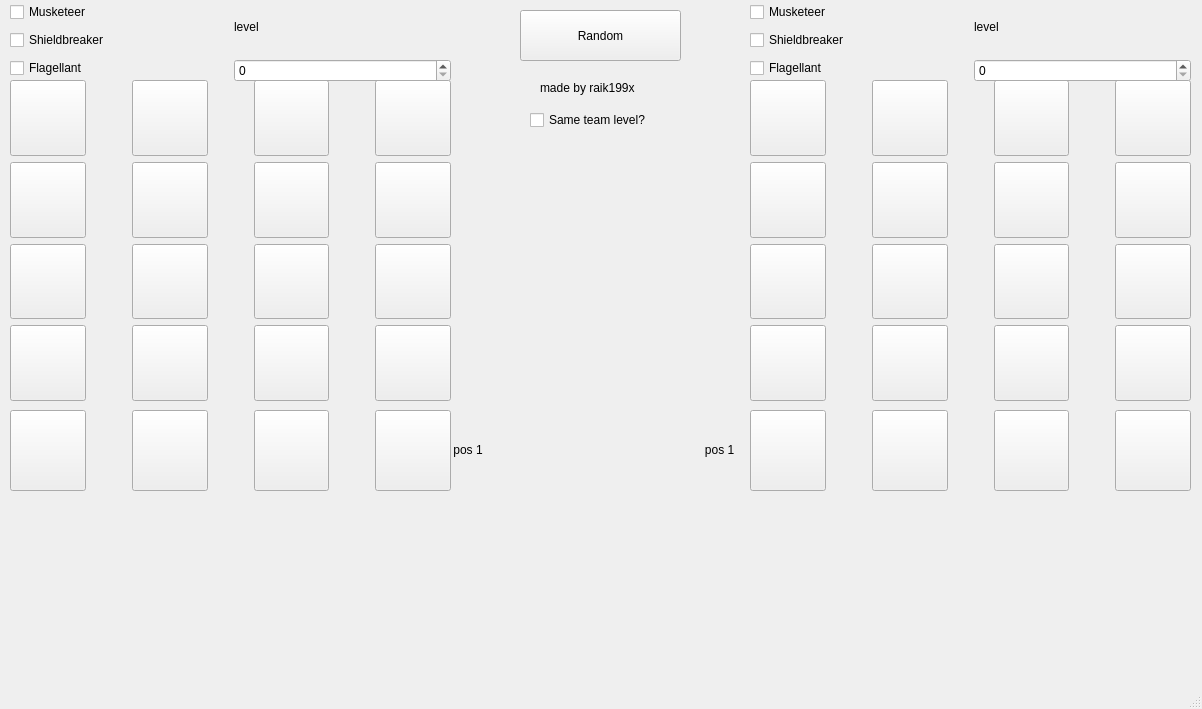
<?xml version="1.0" encoding="UTF-8"?>
<ui version="4.0">
 <class>MainWindow</class>
 <widget class="QMainWindow" name="MainWindow">
  <property name="geometry">
   <rect>
    <x>0</x>
    <y>0</y>
    <width>1202</width>
    <height>709</height>
   </rect>
  </property>
  <property name="windowTitle">
   <string>Butcher Circus Randomizer</string>
  </property>
  <widget class="QWidget" name="centralwidget">
   <widget class="QLabel" name="image">
    <property name="geometry">
     <rect>
      <x>0</x>
      <y>0</y>
      <width>1203</width>
      <height>677</height>
     </rect>
    </property>
    <property name="text">
     <string/>
    </property>
    <property name="pixmap">
     <pixmap resource="resources.qrc">:/banner/main_menu.png</pixmap>
    </property>
   </widget>
   <widget class="QPushButton" name="doRandom">
    <property name="geometry">
     <rect>
      <x>520</x>
      <y>10</y>
      <width>161</width>
      <height>51</height>
     </rect>
    </property>
    <property name="text">
     <string>Random</string>
    </property>
   </widget>
   <widget class="QWidget" name="layoutWidget">
    <property name="geometry">
     <rect>
      <x>750</x>
      <y>410</y>
      <width>441</width>
      <height>81</height>
     </rect>
    </property>
    <layout class="QHBoxLayout" name="secondTeam">
     <item>
      <widget class="QPushButton" name="hero5">
       <property name="sizePolicy">
        <sizepolicy hsizetype="Preferred" vsizetype="Preferred">
         <horstretch>0</horstretch>
         <verstretch>0</verstretch>
        </sizepolicy>
       </property>
       <property name="text">
        <string/>
       </property>
      </widget>
     </item>
     <item>
      <spacer name="horizontalSpacer_10">
       <property name="orientation">
        <enum>Qt::Horizontal</enum>
       </property>
       <property name="sizeType">
        <enum>QSizePolicy::Fixed</enum>
       </property>
       <property name="sizeHint" stdset="0">
        <size>
         <width>40</width>
         <height>10</height>
        </size>
       </property>
      </spacer>
     </item>
     <item>
      <widget class="QPushButton" name="hero6">
       <property name="sizePolicy">
        <sizepolicy hsizetype="Preferred" vsizetype="Preferred">
         <horstretch>0</horstretch>
         <verstretch>0</verstretch>
        </sizepolicy>
       </property>
       <property name="text">
        <string/>
       </property>
      </widget>
     </item>
     <item>
      <spacer name="horizontalSpacer_11">
       <property name="orientation">
        <enum>Qt::Horizontal</enum>
       </property>
       <property name="sizeType">
        <enum>QSizePolicy::Fixed</enum>
       </property>
       <property name="sizeHint" stdset="0">
        <size>
         <width>40</width>
         <height>10</height>
        </size>
       </property>
      </spacer>
     </item>
     <item>
      <widget class="QPushButton" name="hero7">
       <property name="sizePolicy">
        <sizepolicy hsizetype="Preferred" vsizetype="Preferred">
         <horstretch>0</horstretch>
         <verstretch>0</verstretch>
        </sizepolicy>
       </property>
       <property name="text">
        <string/>
       </property>
      </widget>
     </item>
     <item>
      <spacer name="horizontalSpacer_12">
       <property name="orientation">
        <enum>Qt::Horizontal</enum>
       </property>
       <property name="sizeType">
        <enum>QSizePolicy::Fixed</enum>
       </property>
       <property name="sizeHint" stdset="0">
        <size>
         <width>40</width>
         <height>10</height>
        </size>
       </property>
      </spacer>
     </item>
     <item>
      <widget class="QPushButton" name="hero8">
       <property name="sizePolicy">
        <sizepolicy hsizetype="Preferred" vsizetype="Preferred">
         <horstretch>0</horstretch>
         <verstretch>0</verstretch>
        </sizepolicy>
       </property>
       <property name="text">
        <string/>
       </property>
      </widget>
     </item>
    </layout>
   </widget>
   <widget class="QWidget" name="layoutWidget">
    <property name="geometry">
     <rect>
      <x>10</x>
      <y>410</y>
      <width>441</width>
      <height>81</height>
     </rect>
    </property>
    <layout class="QHBoxLayout" name="firstTeam">
     <item>
      <widget class="QPushButton" name="hero1">
       <property name="sizePolicy">
        <sizepolicy hsizetype="Preferred" vsizetype="Preferred">
         <horstretch>0</horstretch>
         <verstretch>0</verstretch>
        </sizepolicy>
       </property>
       <property name="text">
        <string/>
       </property>
      </widget>
     </item>
     <item>
      <spacer name="horizontalSpacer_7">
       <property name="orientation">
        <enum>Qt::Horizontal</enum>
       </property>
       <property name="sizeType">
        <enum>QSizePolicy::Fixed</enum>
       </property>
       <property name="sizeHint" stdset="0">
        <size>
         <width>40</width>
         <height>10</height>
        </size>
       </property>
      </spacer>
     </item>
     <item>
      <widget class="QPushButton" name="hero2">
       <property name="sizePolicy">
        <sizepolicy hsizetype="Preferred" vsizetype="Preferred">
         <horstretch>0</horstretch>
         <verstretch>0</verstretch>
        </sizepolicy>
       </property>
       <property name="text">
        <string/>
       </property>
      </widget>
     </item>
     <item>
      <spacer name="horizontalSpacer_8">
       <property name="orientation">
        <enum>Qt::Horizontal</enum>
       </property>
       <property name="sizeType">
        <enum>QSizePolicy::Fixed</enum>
       </property>
       <property name="sizeHint" stdset="0">
        <size>
         <width>40</width>
         <height>10</height>
        </size>
       </property>
      </spacer>
     </item>
     <item>
      <widget class="QPushButton" name="hero3">
       <property name="sizePolicy">
        <sizepolicy hsizetype="Preferred" vsizetype="Preferred">
         <horstretch>0</horstretch>
         <verstretch>0</verstretch>
        </sizepolicy>
       </property>
       <property name="text">
        <string/>
       </property>
      </widget>
     </item>
     <item>
      <spacer name="horizontalSpacer_9">
       <property name="orientation">
        <enum>Qt::Horizontal</enum>
       </property>
       <property name="sizeType">
        <enum>QSizePolicy::Fixed</enum>
       </property>
       <property name="sizeHint" stdset="0">
        <size>
         <width>40</width>
         <height>10</height>
        </size>
       </property>
      </spacer>
     </item>
     <item>
      <widget class="QPushButton" name="hero4">
       <property name="sizePolicy">
        <sizepolicy hsizetype="Preferred" vsizetype="Preferred">
         <horstretch>0</horstretch>
         <verstretch>0</verstretch>
        </sizepolicy>
       </property>
       <property name="text">
        <string/>
       </property>
      </widget>
     </item>
    </layout>
   </widget>
   <widget class="QLabel" name="infoAboutMe">
    <property name="geometry">
     <rect>
      <x>540</x>
      <y>80</y>
      <width>131</width>
      <height>16</height>
     </rect>
    </property>
    <property name="text">
     <string>made by raik199x</string>
    </property>
   </widget>
   <widget class="QWidget" name="horizontalLayoutWidget">
    <property name="geometry">
     <rect>
      <x>10</x>
      <y>80</y>
      <width>441</width>
      <height>321</height>
     </rect>
    </property>
    <layout class="QHBoxLayout" name="horizontalLayout">
     <item>
      <layout class="QVBoxLayout" name="verticalLayout_2">
       <item>
        <widget class="QPushButton" name="s1_1">
         <property name="sizePolicy">
          <sizepolicy hsizetype="Preferred" vsizetype="Preferred">
           <horstretch>0</horstretch>
           <verstretch>0</verstretch>
          </sizepolicy>
         </property>
         <property name="text">
          <string/>
         </property>
        </widget>
       </item>
       <item>
        <widget class="QPushButton" name="s1_2">
         <property name="sizePolicy">
          <sizepolicy hsizetype="Preferred" vsizetype="Preferred">
           <horstretch>0</horstretch>
           <verstretch>0</verstretch>
          </sizepolicy>
         </property>
         <property name="text">
          <string/>
         </property>
        </widget>
       </item>
       <item>
        <widget class="QPushButton" name="s1_3">
         <property name="sizePolicy">
          <sizepolicy hsizetype="Preferred" vsizetype="Preferred">
           <horstretch>0</horstretch>
           <verstretch>0</verstretch>
          </sizepolicy>
         </property>
         <property name="text">
          <string/>
         </property>
        </widget>
       </item>
       <item>
        <widget class="QPushButton" name="s1_4">
         <property name="sizePolicy">
          <sizepolicy hsizetype="Preferred" vsizetype="Preferred">
           <horstretch>0</horstretch>
           <verstretch>0</verstretch>
          </sizepolicy>
         </property>
         <property name="text">
          <string/>
         </property>
        </widget>
       </item>
      </layout>
     </item>
     <item>
      <spacer name="horizontalSpacer">
       <property name="orientation">
        <enum>Qt::Horizontal</enum>
       </property>
       <property name="sizeType">
        <enum>QSizePolicy::Fixed</enum>
       </property>
       <property name="sizeHint" stdset="0">
        <size>
         <width>40</width>
         <height>10</height>
        </size>
       </property>
      </spacer>
     </item>
     <item>
      <layout class="QVBoxLayout" name="verticalLayout_3">
       <item>
        <widget class="QPushButton" name="s2_1">
         <property name="sizePolicy">
          <sizepolicy hsizetype="Preferred" vsizetype="Preferred">
           <horstretch>0</horstretch>
           <verstretch>0</verstretch>
          </sizepolicy>
         </property>
         <property name="text">
          <string/>
         </property>
        </widget>
       </item>
       <item>
        <widget class="QPushButton" name="s2_2">
         <property name="sizePolicy">
          <sizepolicy hsizetype="Preferred" vsizetype="Preferred">
           <horstretch>0</horstretch>
           <verstretch>0</verstretch>
          </sizepolicy>
         </property>
         <property name="text">
          <string/>
         </property>
        </widget>
       </item>
       <item>
        <widget class="QPushButton" name="s2_3">
         <property name="sizePolicy">
          <sizepolicy hsizetype="Preferred" vsizetype="Preferred">
           <horstretch>0</horstretch>
           <verstretch>0</verstretch>
          </sizepolicy>
         </property>
         <property name="text">
          <string/>
         </property>
        </widget>
       </item>
       <item>
        <widget class="QPushButton" name="s2_4">
         <property name="sizePolicy">
          <sizepolicy hsizetype="Preferred" vsizetype="Preferred">
           <horstretch>0</horstretch>
           <verstretch>0</verstretch>
          </sizepolicy>
         </property>
         <property name="text">
          <string/>
         </property>
        </widget>
       </item>
      </layout>
     </item>
     <item>
      <spacer name="horizontalSpacer_2">
       <property name="orientation">
        <enum>Qt::Horizontal</enum>
       </property>
       <property name="sizeType">
        <enum>QSizePolicy::Fixed</enum>
       </property>
       <property name="sizeHint" stdset="0">
        <size>
         <width>40</width>
         <height>10</height>
        </size>
       </property>
      </spacer>
     </item>
     <item>
      <layout class="QVBoxLayout" name="verticalLayout_4">
       <item>
        <widget class="QPushButton" name="s3_1">
         <property name="sizePolicy">
          <sizepolicy hsizetype="Preferred" vsizetype="Preferred">
           <horstretch>0</horstretch>
           <verstretch>0</verstretch>
          </sizepolicy>
         </property>
         <property name="text">
          <string/>
         </property>
        </widget>
       </item>
       <item>
        <widget class="QPushButton" name="s3_2">
         <property name="sizePolicy">
          <sizepolicy hsizetype="Preferred" vsizetype="Preferred">
           <horstretch>0</horstretch>
           <verstretch>0</verstretch>
          </sizepolicy>
         </property>
         <property name="text">
          <string/>
         </property>
        </widget>
       </item>
       <item>
        <widget class="QPushButton" name="s3_3">
         <property name="sizePolicy">
          <sizepolicy hsizetype="Preferred" vsizetype="Preferred">
           <horstretch>0</horstretch>
           <verstretch>0</verstretch>
          </sizepolicy>
         </property>
         <property name="text">
          <string/>
         </property>
        </widget>
       </item>
       <item>
        <widget class="QPushButton" name="s3_4">
         <property name="sizePolicy">
          <sizepolicy hsizetype="Preferred" vsizetype="Preferred">
           <horstretch>0</horstretch>
           <verstretch>0</verstretch>
          </sizepolicy>
         </property>
         <property name="text">
          <string/>
         </property>
        </widget>
       </item>
      </layout>
     </item>
     <item>
      <spacer name="horizontalSpacer_3">
       <property name="orientation">
        <enum>Qt::Horizontal</enum>
       </property>
       <property name="sizeType">
        <enum>QSizePolicy::Fixed</enum>
       </property>
       <property name="sizeHint" stdset="0">
        <size>
         <width>40</width>
         <height>10</height>
        </size>
       </property>
      </spacer>
     </item>
     <item>
      <layout class="QVBoxLayout" name="verticalLayout">
       <item>
        <widget class="QPushButton" name="s4_1">
         <property name="sizePolicy">
          <sizepolicy hsizetype="Preferred" vsizetype="Preferred">
           <horstretch>0</horstretch>
           <verstretch>0</verstretch>
          </sizepolicy>
         </property>
         <property name="text">
          <string/>
         </property>
        </widget>
       </item>
       <item>
        <widget class="QPushButton" name="s4_2">
         <property name="sizePolicy">
          <sizepolicy hsizetype="Preferred" vsizetype="Preferred">
           <horstretch>0</horstretch>
           <verstretch>0</verstretch>
          </sizepolicy>
         </property>
         <property name="text">
          <string/>
         </property>
        </widget>
       </item>
       <item>
        <widget class="QPushButton" name="s4_3">
         <property name="sizePolicy">
          <sizepolicy hsizetype="Preferred" vsizetype="Preferred">
           <horstretch>0</horstretch>
           <verstretch>0</verstretch>
          </sizepolicy>
         </property>
         <property name="text">
          <string/>
         </property>
        </widget>
       </item>
       <item>
        <widget class="QPushButton" name="s4_4">
         <property name="sizePolicy">
          <sizepolicy hsizetype="Preferred" vsizetype="Preferred">
           <horstretch>0</horstretch>
           <verstretch>0</verstretch>
          </sizepolicy>
         </property>
         <property name="text">
          <string/>
         </property>
        </widget>
       </item>
      </layout>
     </item>
    </layout>
   </widget>
   <widget class="QWidget" name="horizontalLayoutWidget_2">
    <property name="geometry">
     <rect>
      <x>750</x>
      <y>80</y>
      <width>441</width>
      <height>321</height>
     </rect>
    </property>
    <layout class="QHBoxLayout" name="horizontalLayout_2">
     <item>
      <layout class="QVBoxLayout" name="verticalLayout_5">
       <item>
        <widget class="QPushButton" name="s5_1">
         <property name="sizePolicy">
          <sizepolicy hsizetype="Preferred" vsizetype="Preferred">
           <horstretch>0</horstretch>
           <verstretch>0</verstretch>
          </sizepolicy>
         </property>
         <property name="text">
          <string/>
         </property>
        </widget>
       </item>
       <item>
        <widget class="QPushButton" name="s5_2">
         <property name="sizePolicy">
          <sizepolicy hsizetype="Preferred" vsizetype="Preferred">
           <horstretch>0</horstretch>
           <verstretch>0</verstretch>
          </sizepolicy>
         </property>
         <property name="text">
          <string/>
         </property>
        </widget>
       </item>
       <item>
        <widget class="QPushButton" name="s5_3">
         <property name="sizePolicy">
          <sizepolicy hsizetype="Preferred" vsizetype="Preferred">
           <horstretch>0</horstretch>
           <verstretch>0</verstretch>
          </sizepolicy>
         </property>
         <property name="text">
          <string/>
         </property>
        </widget>
       </item>
       <item>
        <widget class="QPushButton" name="s5_4">
         <property name="sizePolicy">
          <sizepolicy hsizetype="Preferred" vsizetype="Preferred">
           <horstretch>0</horstretch>
           <verstretch>0</verstretch>
          </sizepolicy>
         </property>
         <property name="text">
          <string/>
         </property>
        </widget>
       </item>
      </layout>
     </item>
     <item>
      <spacer name="horizontalSpacer_4">
       <property name="orientation">
        <enum>Qt::Horizontal</enum>
       </property>
       <property name="sizeType">
        <enum>QSizePolicy::Fixed</enum>
       </property>
       <property name="sizeHint" stdset="0">
        <size>
         <width>40</width>
         <height>10</height>
        </size>
       </property>
      </spacer>
     </item>
     <item>
      <layout class="QVBoxLayout" name="verticalLayout_6">
       <item>
        <widget class="QPushButton" name="s6_1">
         <property name="sizePolicy">
          <sizepolicy hsizetype="Preferred" vsizetype="Preferred">
           <horstretch>0</horstretch>
           <verstretch>0</verstretch>
          </sizepolicy>
         </property>
         <property name="text">
          <string/>
         </property>
        </widget>
       </item>
       <item>
        <widget class="QPushButton" name="s6_2">
         <property name="sizePolicy">
          <sizepolicy hsizetype="Preferred" vsizetype="Preferred">
           <horstretch>0</horstretch>
           <verstretch>0</verstretch>
          </sizepolicy>
         </property>
         <property name="text">
          <string/>
         </property>
        </widget>
       </item>
       <item>
        <widget class="QPushButton" name="s6_3">
         <property name="sizePolicy">
          <sizepolicy hsizetype="Preferred" vsizetype="Preferred">
           <horstretch>0</horstretch>
           <verstretch>0</verstretch>
          </sizepolicy>
         </property>
         <property name="text">
          <string/>
         </property>
        </widget>
       </item>
       <item>
        <widget class="QPushButton" name="s6_4">
         <property name="sizePolicy">
          <sizepolicy hsizetype="Preferred" vsizetype="Preferred">
           <horstretch>0</horstretch>
           <verstretch>0</verstretch>
          </sizepolicy>
         </property>
         <property name="text">
          <string/>
         </property>
        </widget>
       </item>
      </layout>
     </item>
     <item>
      <spacer name="horizontalSpacer_5">
       <property name="orientation">
        <enum>Qt::Horizontal</enum>
       </property>
       <property name="sizeType">
        <enum>QSizePolicy::Fixed</enum>
       </property>
       <property name="sizeHint" stdset="0">
        <size>
         <width>40</width>
         <height>10</height>
        </size>
       </property>
      </spacer>
     </item>
     <item>
      <layout class="QVBoxLayout" name="verticalLayout_7">
       <item>
        <widget class="QPushButton" name="s7_1">
         <property name="sizePolicy">
          <sizepolicy hsizetype="Preferred" vsizetype="Preferred">
           <horstretch>0</horstretch>
           <verstretch>0</verstretch>
          </sizepolicy>
         </property>
         <property name="text">
          <string/>
         </property>
        </widget>
       </item>
       <item>
        <widget class="QPushButton" name="s7_2">
         <property name="sizePolicy">
          <sizepolicy hsizetype="Preferred" vsizetype="Preferred">
           <horstretch>0</horstretch>
           <verstretch>0</verstretch>
          </sizepolicy>
         </property>
         <property name="text">
          <string/>
         </property>
        </widget>
       </item>
       <item>
        <widget class="QPushButton" name="s7_3">
         <property name="sizePolicy">
          <sizepolicy hsizetype="Preferred" vsizetype="Preferred">
           <horstretch>0</horstretch>
           <verstretch>0</verstretch>
          </sizepolicy>
         </property>
         <property name="text">
          <string/>
         </property>
        </widget>
       </item>
       <item>
        <widget class="QPushButton" name="s7_4">
         <property name="sizePolicy">
          <sizepolicy hsizetype="Preferred" vsizetype="Preferred">
           <horstretch>0</horstretch>
           <verstretch>0</verstretch>
          </sizepolicy>
         </property>
         <property name="text">
          <string/>
         </property>
        </widget>
       </item>
      </layout>
     </item>
     <item>
      <spacer name="horizontalSpacer_6">
       <property name="orientation">
        <enum>Qt::Horizontal</enum>
       </property>
       <property name="sizeType">
        <enum>QSizePolicy::Fixed</enum>
       </property>
       <property name="sizeHint" stdset="0">
        <size>
         <width>40</width>
         <height>10</height>
        </size>
       </property>
      </spacer>
     </item>
     <item>
      <layout class="QVBoxLayout" name="verticalLayout_8">
       <item>
        <widget class="QPushButton" name="s8_1">
         <property name="sizePolicy">
          <sizepolicy hsizetype="Preferred" vsizetype="Preferred">
           <horstretch>0</horstretch>
           <verstretch>0</verstretch>
          </sizepolicy>
         </property>
         <property name="text">
          <string/>
         </property>
        </widget>
       </item>
       <item>
        <widget class="QPushButton" name="s8_2">
         <property name="sizePolicy">
          <sizepolicy hsizetype="Preferred" vsizetype="Preferred">
           <horstretch>0</horstretch>
           <verstretch>0</verstretch>
          </sizepolicy>
         </property>
         <property name="text">
          <string/>
         </property>
        </widget>
       </item>
       <item>
        <widget class="QPushButton" name="s8_3">
         <property name="sizePolicy">
          <sizepolicy hsizetype="Preferred" vsizetype="Preferred">
           <horstretch>0</horstretch>
           <verstretch>0</verstretch>
          </sizepolicy>
         </property>
         <property name="text">
          <string/>
         </property>
        </widget>
       </item>
       <item>
        <widget class="QPushButton" name="s8_4">
         <property name="sizePolicy">
          <sizepolicy hsizetype="Preferred" vsizetype="Preferred">
           <horstretch>0</horstretch>
           <verstretch>0</verstretch>
          </sizepolicy>
         </property>
         <property name="text">
          <string/>
         </property>
        </widget>
       </item>
      </layout>
     </item>
    </layout>
   </widget>
   <widget class="QWidget" name="horizontalLayoutWidget_3">
    <property name="geometry">
     <rect>
      <x>10</x>
      <y>0</y>
      <width>441</width>
      <height>82</height>
     </rect>
    </property>
    <layout class="QHBoxLayout" name="horizontalLayout_3">
     <item>
      <layout class="QVBoxLayout" name="verticalLayout_9">
       <item>
        <widget class="QCheckBox" name="t1Musketeer">
         <property name="text">
          <string>Musketeer</string>
         </property>
        </widget>
       </item>
       <item>
        <widget class="QCheckBox" name="t1Shieldbreaker">
         <property name="text">
          <string>Shieldbreaker</string>
         </property>
        </widget>
       </item>
       <item>
        <widget class="QCheckBox" name="t1Flagellant">
         <property name="text">
          <string>Flagellant</string>
         </property>
        </widget>
       </item>
      </layout>
     </item>
     <item>
      <layout class="QVBoxLayout" name="levelInfo1">
       <item>
        <widget class="QLabel" name="levelLabel1">
         <property name="text">
          <string>level</string>
         </property>
        </widget>
       </item>
       <item>
        <widget class="QSpinBox" name="level1"/>
       </item>
      </layout>
     </item>
    </layout>
   </widget>
   <widget class="QWidget" name="horizontalLayoutWidget_4">
    <property name="geometry">
     <rect>
      <x>750</x>
      <y>0</y>
      <width>441</width>
      <height>82</height>
     </rect>
    </property>
    <layout class="QHBoxLayout" name="horizontalLayout_4">
     <item>
      <layout class="QVBoxLayout" name="verticalLayout_10">
       <item>
        <widget class="QCheckBox" name="t2Musketeer">
         <property name="text">
          <string>Musketeer</string>
         </property>
        </widget>
       </item>
       <item>
        <widget class="QCheckBox" name="t2Shieldbreaker">
         <property name="text">
          <string>Shieldbreaker</string>
         </property>
        </widget>
       </item>
       <item>
        <widget class="QCheckBox" name="t2Flagellant">
         <property name="text">
          <string>Flagellant</string>
         </property>
        </widget>
       </item>
      </layout>
     </item>
     <item>
      <layout class="QVBoxLayout" name="levelInfo2">
       <item>
        <widget class="QLabel" name="label_2">
         <property name="text">
          <string>level</string>
         </property>
        </widget>
       </item>
       <item>
        <widget class="QSpinBox" name="level2"/>
       </item>
      </layout>
     </item>
    </layout>
   </widget>
   <widget class="QCheckBox" name="sameTeamLevel">
    <property name="geometry">
     <rect>
      <x>530</x>
      <y>110</y>
      <width>141</width>
      <height>20</height>
     </rect>
    </property>
    <property name="text">
     <string>Same team level?</string>
    </property>
   </widget>
   <widget class="QWidget" name="horizontalLayoutWidget_6">
    <property name="geometry">
     <rect>
      <x>730</x>
      <y>500</y>
      <width>451</width>
      <height>101</height>
     </rect>
    </property>
    <layout class="QHBoxLayout" name="horizontalLayout_6">
     <item>
      <widget class="QLabel" name="t5_1">
       <property name="minimumSize">
        <size>
         <width>52</width>
         <height>107</height>
        </size>
       </property>
       <property name="maximumSize">
        <size>
         <width>52</width>
         <height>107</height>
        </size>
       </property>
       <property name="text">
        <string/>
       </property>
      </widget>
     </item>
     <item>
      <widget class="QLabel" name="t5_2">
       <property name="minimumSize">
        <size>
         <width>52</width>
         <height>107</height>
        </size>
       </property>
       <property name="maximumSize">
        <size>
         <width>52</width>
         <height>107</height>
        </size>
       </property>
       <property name="text">
        <string/>
       </property>
      </widget>
     </item>
     <item>
      <widget class="QLabel" name="t6_1">
       <property name="minimumSize">
        <size>
         <width>52</width>
         <height>107</height>
        </size>
       </property>
       <property name="maximumSize">
        <size>
         <width>52</width>
         <height>107</height>
        </size>
       </property>
       <property name="text">
        <string/>
       </property>
      </widget>
     </item>
     <item>
      <widget class="QLabel" name="t6_2">
       <property name="minimumSize">
        <size>
         <width>52</width>
         <height>107</height>
        </size>
       </property>
       <property name="maximumSize">
        <size>
         <width>52</width>
         <height>107</height>
        </size>
       </property>
       <property name="text">
        <string/>
       </property>
      </widget>
     </item>
     <item>
      <widget class="QLabel" name="t7_1">
       <property name="minimumSize">
        <size>
         <width>52</width>
         <height>107</height>
        </size>
       </property>
       <property name="maximumSize">
        <size>
         <width>52</width>
         <height>107</height>
        </size>
       </property>
       <property name="text">
        <string/>
       </property>
      </widget>
     </item>
     <item>
      <widget class="QLabel" name="t7_2">
       <property name="minimumSize">
        <size>
         <width>52</width>
         <height>107</height>
        </size>
       </property>
       <property name="maximumSize">
        <size>
         <width>52</width>
         <height>107</height>
        </size>
       </property>
       <property name="text">
        <string/>
       </property>
      </widget>
     </item>
     <item>
      <widget class="QLabel" name="t8_1">
       <property name="minimumSize">
        <size>
         <width>52</width>
         <height>107</height>
        </size>
       </property>
       <property name="maximumSize">
        <size>
         <width>52</width>
         <height>107</height>
        </size>
       </property>
       <property name="text">
        <string/>
       </property>
      </widget>
     </item>
     <item>
      <widget class="QLabel" name="t8_2">
       <property name="minimumSize">
        <size>
         <width>71</width>
         <height>141</height>
        </size>
       </property>
       <property name="maximumSize">
        <size>
         <width>52</width>
         <height>107</height>
        </size>
       </property>
       <property name="text">
        <string/>
       </property>
      </widget>
     </item>
    </layout>
   </widget>
   <widget class="QWidget" name="horizontalLayoutWidget_7">
    <property name="geometry">
     <rect>
      <x>450</x>
      <y>410</y>
      <width>301</width>
      <height>80</height>
     </rect>
    </property>
    <layout class="QHBoxLayout" name="horizontalLayout_7">
     <item>
      <widget class="QLabel" name="posTeam1">
       <property name="text">
        <string> pos 1</string>
       </property>
      </widget>
     </item>
     <item>
      <widget class="QLabel" name="vs">
       <property name="text">
        <string/>
       </property>
       <property name="pixmap">
        <pixmap resource="resources.qrc">:/banner/VS.png</pixmap>
       </property>
      </widget>
     </item>
     <item>
      <widget class="QLabel" name="posTeam2">
       <property name="text">
        <string>               pos 1</string>
       </property>
      </widget>
     </item>
    </layout>
   </widget>
   <widget class="QWidget" name="horizontalLayoutWidget_5">
    <property name="geometry">
     <rect>
      <x>10</x>
      <y>500</y>
      <width>471</width>
      <height>101</height>
     </rect>
    </property>
    <layout class="QHBoxLayout" name="horizontalLayout_5">
     <item>
      <widget class="QLabel" name="t1_1">
       <property name="minimumSize">
        <size>
         <width>52</width>
         <height>107</height>
        </size>
       </property>
       <property name="text">
        <string/>
       </property>
      </widget>
     </item>
     <item>
      <widget class="QLabel" name="t1_2">
       <property name="minimumSize">
        <size>
         <width>52</width>
         <height>107</height>
        </size>
       </property>
       <property name="text">
        <string/>
       </property>
      </widget>
     </item>
     <item>
      <widget class="QLabel" name="t2_1">
       <property name="minimumSize">
        <size>
         <width>52</width>
         <height>107</height>
        </size>
       </property>
       <property name="text">
        <string/>
       </property>
      </widget>
     </item>
     <item>
      <widget class="QLabel" name="t2_2">
       <property name="minimumSize">
        <size>
         <width>52</width>
         <height>107</height>
        </size>
       </property>
       <property name="text">
        <string/>
       </property>
      </widget>
     </item>
     <item>
      <widget class="QLabel" name="t3_1">
       <property name="minimumSize">
        <size>
         <width>52</width>
         <height>107</height>
        </size>
       </property>
       <property name="text">
        <string/>
       </property>
      </widget>
     </item>
     <item>
      <widget class="QLabel" name="t3_2">
       <property name="minimumSize">
        <size>
         <width>52</width>
         <height>107</height>
        </size>
       </property>
       <property name="text">
        <string/>
       </property>
      </widget>
     </item>
     <item>
      <widget class="QLabel" name="t4_1">
       <property name="minimumSize">
        <size>
         <width>52</width>
         <height>107</height>
        </size>
       </property>
       <property name="text">
        <string/>
       </property>
      </widget>
     </item>
     <item>
      <widget class="QLabel" name="t4_2">
       <property name="minimumSize">
        <size>
         <width>52</width>
         <height>107</height>
        </size>
       </property>
       <property name="text">
        <string/>
       </property>
      </widget>
     </item>
    </layout>
   </widget>
  </widget>
  <widget class="QMenuBar" name="menubar">
   <property name="geometry">
    <rect>
     <x>0</x>
     <y>0</y>
     <width>1202</width>
     <height>21</height>
    </rect>
   </property>
  </widget>
  <widget class="QStatusBar" name="statusbar"/>
 </widget>
 <resources>
  <include location="resources.qrc"/>
 </resources>
 <connections/>
</ui>
